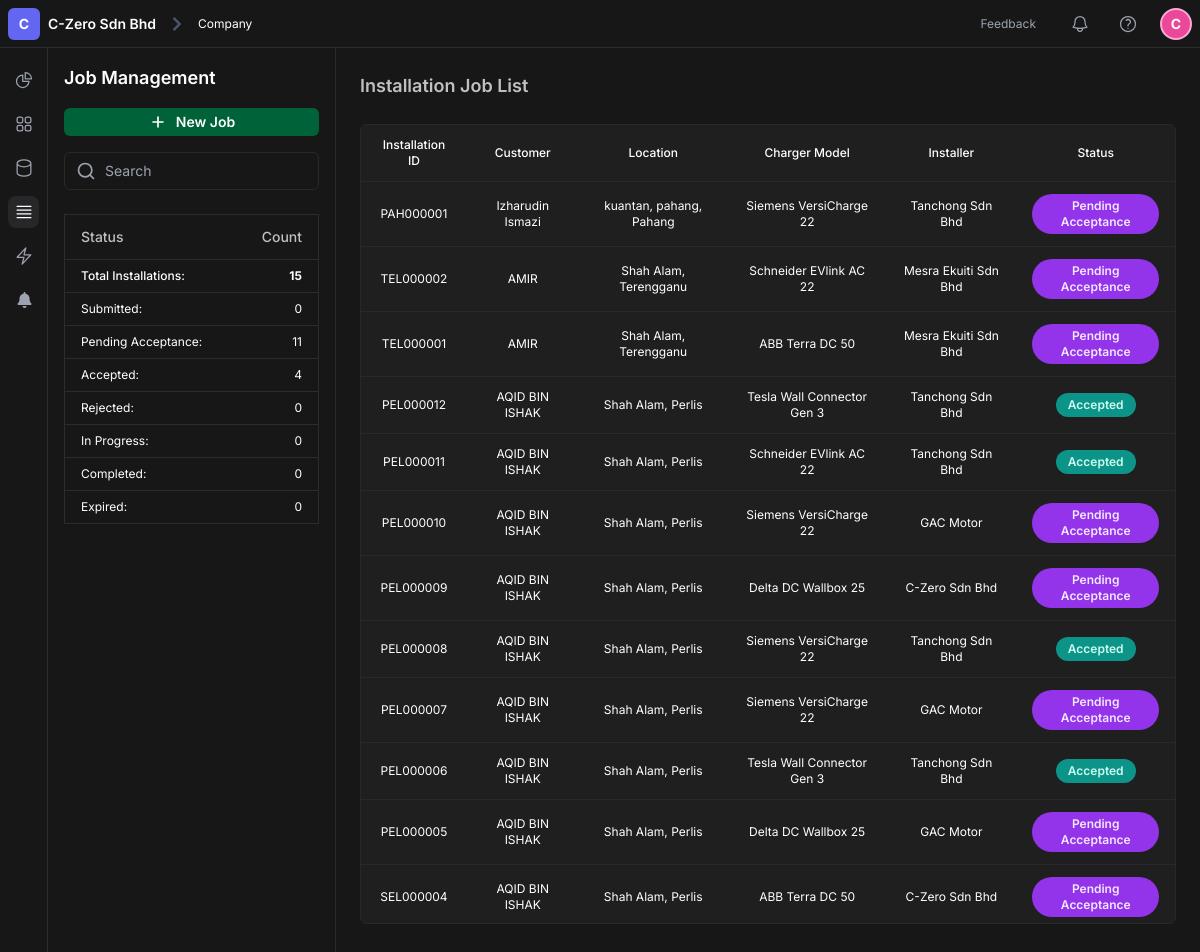
The page /auth/admin/installations/ (signed in) on the database its author committed.
### accounts/models/installation_models.py (models this page shows, shortened)
class Installation(models.Model):
    STATUS_CHOICES = [
        ('SUBMITTED', 'Submitted'),
        ('PENDING_ACCEPTANCE', 'Pending Acceptance'),
        ('ACCEPTED', 'Accepted'),
        ('REJECTED', 'Rejected'),
        ('IN_PROGRESS', 'In Progress'),
        ('COMPLETED', 'Completed'),
        ('EXPIRED', 'Expired'),
    ]
    installation_id = models.CharField(
        max_length=50, unique=True, editable=False,
        help_text="Unique identifier for the installation job."
    )
    customer = models.ForeignKey(
        Customer,
        on_delete=models.CASCADE,
        related_name='installations',
        help_text="The customer associated with this installation."
    )
    charger_model = models.ForeignKey(
        ChargerModel,
        on_delete=models.PROTECT,
        related_name='installations',
        help_text="The charger model to be installed."
    )
    assigned_installer = models.ForeignKey(
        CustomUser, # Link to your InstallerProfile model
        on_delete=models.SET_NULL,
        null=True,
        blank=True,
        related_name='assigned_installations_directly',
        help_text="The CustomUser id to bind directly for notifications."
    )
    installer = models.ForeignKey(
        InstallerProfile, # Link to your InstallerProfile model
        on_delete=models.SET_NULL,
        null=True,
        blank=True,
        related_name='assigned_installations',
        help_text="The installer assigned to this job. Can be null if unassigned."
    )
    installation_created_date = models.DateField(
        null=True,
        blank=True,
        help_text="The date when the installation job was originally created."
    )
    status = models.CharField(
        max_length=20,
        choices=STATUS_CHOICES,
        default='SUBMITTED', # Set default to 'SUBMITTED' as per documentation
        help_text="The current status of the installation job."
    )
    notes = models.TextField(
        blank=True,
        null=True,
        help_text="Any additional notes or comments for the installation."
    )
    created_at = models.DateTimeField(
        auto_now_add=True,
        help_text="Timestamp when the record was first created."
    )
    updated_at = models.DateTimeField(
        auto_now=True,
        help_text="Timestamp of the last update to the record."
    )
    assignment_expires_at = models.DateTimeField(
        null=True,
        blank=True,
        help_text="Crucial Field. Timestamp for when the installer's offer to accept expires. Null if not pending."
    )

class Customer(models.Model):
    STATE_CHOICES = [
    ('', 'Choose State'),  # Placeholder
    ('Johor', 'Johor'),
    ('Kedah', 'Kedah'),
    ('Kelantan', 'Kelantan'),
    ('Melaka', 'Melaka'),
    ('Negeri Sembilan', 'Negeri Sembilan'),
    ('Pahang', 'Pahang'),
    ('Penang', 'Penang'),
    ('Perak', 'Perak'),
    ('Perlis', 'Perlis'),
    ('Sabah', 'Sabah'),
    ('Sarawak', 'Sarawak'),
    ('Selangor', 'Selangor'),
    ('Terengganu', 'Terengganu'),
    ('Kuala Lumpur', 'Kuala Lumpur'),
    ('Labuan', 'Labuan'),
    ('Putrajaya', 'Putrajaya'),
]
    HOUSE_TYPE_CHOICES = [
        ('L', 'Landed House'),
        ('H', 'High-Rise'),
    ]
    name = models.CharField(max_length=200)
    contact_person = models.CharField(max_length=100, blank=True, null=True)
    email = models.EmailField(null=True, blank=True)
    phone_number = models.CharField(max_length=20, blank=True, null=True)
    address = models.TextField()
    city = models.CharField(max_length=100)
    state = models.CharField(max_length=20, choices=STATE_CHOICES, blank=True)
    house_type = models.CharField(max_length=1, choices=HOUSE_TYPE_CHOICES, default='L')  # L or H
    postcode = models.CharField(max_length=10)

class ChargerModel(models.Model):
    CHARGER_MODEL_CHOICES = [
        ('ABB Terra AC 22', 'ABB Terra AC 22'),
        ('ABB Terra DC 50', 'ABB Terra DC 50'),
        ('Delta DC Wallbox 25', 'Delta DC Wallbox 25'),
        ('Schneider EVlink AC 22', 'Schneider EVlink AC 22'),
        ('Siemens VersiCharge 22', 'Siemens VersiCharge 22'),
        ('Tesla Wall Connector Gen 3', 'Tesla Wall Connector Gen 3'),
    ]
    manufacturer = models.CharField(max_length=100)
    model_name = models.CharField(
        max_length=100,
        choices=CHARGER_MODEL_CHOICES,
        help_text="Select the charger model"
    )
    power_rating_kw = models.DecimalField(max_digits=5, decimal_places=2)
    connector_type = models.CharField(max_length=20)
    description = models.TextField(blank=True, null=True)

### accounts/models/installer_models.py (models this page shows, shortened)
class InstallerProfile(models.Model):
    user = models.OneToOneField(CustomUser, on_delete=models.CASCADE, null=True, blank=True, help_text="The CustomUser account associated with this installer" \
    "profile.")
    company_name = models.CharField(max_length=255, null=True, blank=True)
    company_ssm_number = models.CharField(max_length=100, null=True, blank=True)
    operational_states = models.ManyToManyField(State, blank=True)
    company_address = models.TextField(null=True, blank=True)
    year_established = models.PositiveIntegerField(null=True, blank=True)
    epf_contributors = models.PositiveIntegerField(null=True, blank=True)
    pic_name = models.CharField(max_length=255, null=True, blank=True)
    pic_designation = models.CharField(max_length=100, null=True, blank=True)
    pic_contact_number = models.CharField(max_length=20, null=True, blank=True)
    pic_email = models.EmailField(null=True, blank=True)
    is_st_registered = models.BooleanField(default=False)
    license_class = models.CharField(max_length=10, choices=LICENSE_CLASS_CHOICES, null=True, blank=True)
    st_certificate = models.FileField(upload_to=upload_to_cert, null=True, blank=True)
    is_cidb_registered = models.BooleanField(default=False)
    cidb_category = models.CharField(max_length=100, choices=CIDB_CATEGORY_CHOICES, null=True, blank=True)
    cidb_grade = models.CharField(max_length=10, choices=CIDB_GRADE_CHOICES, null=True, blank=True)
    cidb_certificate = models.FileField(upload_to=upload_to_cert, null=True, blank=True)
    is_sst_registered = models.BooleanField(default=False)
    sst_number = models.CharField(max_length=100, null=True, blank=True)
    sst_certificate = models.FileField(upload_to=upload_to_cert, null=True, blank=True)
    plwc_has_insurance = models.BooleanField(default=False)
    insurance_certificate = models.FileField(upload_to=upload_to_cert, null=True, blank=True)
    coi_history = models.BooleanField(default=False)
    coi_certificate = models.FileField(upload_to=upload_to_cert, null=True, blank=True)
    registration_status = models.CharField(
        max_length=20,
        choices=STATUS_CHOICES,
        default='incomplete'
    )
    created_at = models.DateTimeField(auto_now_add=True)
    def __str__(self):
        return f"{self.company_name or 'Unnamed Installer Profile'}"

### accounts/views/installation_views.py (the view, shortened to what this page needs)
# urls.py: path('admin/installations/', views.installation_list_view, name='installation_list'),
@login_required
def installation_list_view(request):
    if request.user.role == '1':  # Admin
        installations_queryset = Installation.objects.all().order_by('-created_at')
        page_title = "Admin Dashboard - All Installations"
    else:
        return HttpResponseForbidden("You do not have permission to view this page.")
    status_counts_queryset = Installation.objects.values('status').annotate(count=Count('status'))
    status_counts = {item['status']: item['count'] for item in status_counts_queryset}
    total_installations = Installation.objects.count()
    context = {
        'installations': installations_queryset,  # This is for the table
        'page_title': page_title,
        'total_installations': total_installations, # This is for the sidebar
        'status_counts': status_counts,
        'STATUS_CHOICES': Installation.STATUS_CHOICES,
    }
    return render(request, 'accounts/admin/admin_installation_list.html', context)

### accounts/templates/accounts/admin/admin_installation_list.html
{% extends 'base.html' %}
{% block content %}
{% load custom_filters %}
<div class="flex min-h-screen bg-[#171717] text-[#c0c0c0] ">
    <aside class="w-72 flex-shrink-0 bg-[#171717] p-4 border-r border-[#292929]">
        <div class="flex flex-col h-full">
            <h1 class="text-lg font-semibold mb-4 text-white">Job Management</h1>
            <a href="{% url 'create_installation' %}"
            class="flex items-center text-sm justify-center w-full h-7 bg-[#006239] hover:bg-green-700 text-white font-semibold py-2 px-4 rounded-md mb-4 transition duration-200">
                <svg class="w-5 h-5 mr-2" fill="none" stroke="currentColor" viewBox="0 0 24 24"
                    xmlns="http://www.w3.org/2000/svg">
                    <path stroke-linecap="round" stroke-linejoin="round" stroke-width="2"
                        d="M12 6v6m0 0v6m0-6h6m-6 0H6"></path>
                </svg>
                New Job
            </a>
            <form method="get" action="">
                <div class="relative mb-6">
                    <span class="absolute inset-y-0 left-0 flex items-center pl-3">
                        <svg class="w-5 h-5 text-gray-400" viewBox="0 0 24 24" fill="none"
                             stroke="currentColor" stroke-width="2" stroke-linecap="round"
                             stroke-linejoin="round">
                            <circle cx="11" cy="11" r="8"></circle>
                            <line x1="21" y1="21" x2="16.65" y2="16.65"></line>
                        </svg>
                    </span>
                    <input type="text" name="q" value="{{ request.GET.q }}" placeholder="Search"
                           class="w-full py-2 pl-10 pr-4 text-sm text-white bg-[#171717] border border-[#292929] rounded-md focus:outline-none focus:border-[#292929]"/>
                </div>
            </form>
            <div class="flex flex-col text-sm text-[#c0c0c0]">
                <table class="min-w-full text-sm bg-[#171717] text-white rounded-md shadow-sm border border-[#2c2c2c] mb-4">
                    <thead class="bg-[#171717] text-[#c0c0c0] border-b border-[#2c2c2c]">
                        <tr>
                            <th class="px-4 py-3 text-left text-sm font-medium rounded-tl-md">Status</th>
                            <th class="px-4 py-3 text-right text-sm font-medium rounded-tr-md">Count</th>
                        </tr>
                    </thead>
                    <tbody>
                        <tr class="hover:bg-[#2c2c2c] transition duration-150 border-b border-[#2c2c2c]">
                            <td class="px-4 py-2 text-xs font-medium">Total Installations:</td>
                            <td class="px-4 py-2 text-right text-white text-xs font-bold">{{ total_installations }}</td>
                        </tr>
                        {% for status_key, status_label in STATUS_CHOICES %}
                        <tr class="hover:bg-[#2c2c2c] transition duration-150 border-b last:border-b-0 border-[#2c2c2c]">
                            <td class="px-4 py-2 text-xs">{{ status_label }}:</td>
                            <td class="px-4 py-2 text-right text-white text-xs">{{ status_counts|get_item:status_key|default:0 }}</td>
                        </tr>
                        {% endfor %}
                    </tbody>
                </table>
            </div>
        </div>
    </aside>
    <main class="flex-1 p-6">
        <div class="max-w-8xl mx-auto">
            <h2 class="text-lg font-semibold text-[#c0c0c0] mb-6">Installation Job List</h2>
            <div class="overflow-x-auto">
                <div class="max-h-[800px] overflow-y-auto hide-scrollbar border border-[#292929] rounded-md shadow-sm">
                    <table class="min-w-full text-xs bg-[#1f1f1f] text-white">
                        <thead class="sticky top-0 bg-[#1f1f1f] z-10 border-b border-[#292929]">
                            <tr>
                                <th class="px-4 py-3 text-center text-xs font-medium rounded-tl-md">Installation ID</th>
                                <th class="px-4 py-3 text-center text-xs font-medium">Customer</th>
                                <th class="px-4 py-3 text-center text-xs font-medium">Location</th>
                                <th class="px-4 py-3 text-center text-xs font-medium">Charger Model</th>
                                <th class="px-4 py-3 text-center text-xs font-medium">Installer</th>
                                <th class="px-4 py-3 text-center text-xs font-medium rounded-tr-md">Status</th>
                            </tr>
                        </thead>
                        <tbody>
                            {% for installation in installations %}
                            <tr class="hover:bg-[#2c2c2c] transition duration-150 border-t border-[#292929] cursor-pointer"
                        onclick="window.location.href = '{% url 'installation_detail' installation.installation_id %}';">
                                <td class="px-4 py-3 text-center text-xs">{{ installation.installation_id }}</td>
                                <td class="px-4 py-3 text-center text-xs">{{ installation.customer.name }}</td>
                                <td class="px-4 py-3 text-center text-xs">{{ installation.customer.city }}, {{ installation.customer.state }}</td>
                                <td class="px-4 py-3 text-center text-xs">{{ installation.charger_model.model_name }}</td>
                                <td class="px-4 py-3 text-center text-xs">{{ installation.installer|default:"-" }}</td>
                                <td class="px-4 py-3 text-center text-xs">
                                    {% if installation.status == 'COMPLETED' %}
                                    <span class="inline-block px-3 py-1 text-xs font-semibold text-green-100 bg-[#006239] rounded-full">Completed</span>
                                    {% elif installation.status == 'IN_PROGRESS' %}
                                    <span class="inline-block px-3 py-1 text-xs font-semibold text-yellow-100 bg-yellow-600 rounded-full">In Progress</span>
                                    {% elif installation.status == 'SCHEDULED' %}
                                    <span class="inline-block px-3 py-1 text-xs font-semibold text-gray-100 bg-gray-500 rounded-full">Scheduled</span>
                                    {% elif installation.status == 'ON_HOLD' %}
                                    <span class="inline-block px-3 py-1 text-xs font-semibold text-orange-100 bg-orange-600 rounded-full">On Hold</span>
                                    {% elif installation.status == 'SUBMITTED' %}
                                    <span class="inline-block px-3 py-1 text-xs font-semibold text-indigo-100 bg-indigo-600 rounded-full">Submitted</span>
                                    {% elif installation.status == 'PENDING_ACCEPTANCE' %}
                                    <span class="inline-block px-3 py-1 text-xs font-semibold text-purple-100 bg-purple-600 rounded-full">Pending Acceptance</span>
                                    {% elif installation.status == 'ACCEPTED' %}
                                    <span class="inline-block px-3 py-1 text-xs font-semibold text-teal-100 bg-teal-600 rounded-full">Accepted</span>
                                    {% elif installation.status == 'REJECTED' %}
                                    <span class="inline-block px-3 py-1 text-xs font-semibold text-red-100 bg-red-600 rounded-full">Rejected</span>
                                    {% elif installation.status == 'EXPIRED' %}
                                    <span class="inline-block px-3 py-1 text-xs font-semibold text-zinc-100 bg-zinc-600 rounded-full">Expired</span>
                                    {% else %}
                                    <span class="inline-block px-3 py-1 text-xs font-semibold text-red-100 bg-red-600 rounded-full">{{ installation.status }}</span>
                                    {% endif %}
                                </td>
                            </tr>
                            {% empty %}
                            <tr>
                                <td colspan="8" class="px-4 py-6 text-center text-xs text-[#c0c0c0]">No installations found.</td>
                            </tr>
                            {% endfor %}
                        </tbody>
                    </table>
                </div>
            </div>
        </div>
    </main>
</div>
{% endblock %}

### rows shown on the page
Installation: installation_id "PAH000001", customer.name "Izharudin Ismazi", customer.city "kuantan, pahang", customer.state "Pahang", charger_model.model_name "Siemens VersiCharge 22", installer "Tanchong Sdn Bhd", shows "Pending Acceptance"
Installation: installation_id "TEL000002", customer.name "AMIR", customer.city "Shah Alam", customer.state "Terengganu", charger_model.model_name "Schneider EVlink AC 22", installer "Mesra Ekuiti Sdn Bhd", shows "Pending Acceptance"
Installation: installation_id "TEL000001", customer.name "AMIR", customer.city "Shah Alam", customer.state "Terengganu", charger_model.model_name "ABB Terra DC 50", installer "Mesra Ekuiti Sdn Bhd", shows "Pending Acceptance"
Installation: installation_id "PEL000012", customer.name "AQID BIN ISHAK", customer.city "Shah Alam", customer.state "Perlis", charger_model.model_name "Tesla Wall Connector Gen 3", installer "Tanchong Sdn Bhd", status "Accepted"
Installation: installation_id "PEL000011", customer.name "AQID BIN ISHAK", customer.city "Shah Alam", customer.state "Perlis", charger_model.model_name "Schneider EVlink AC 22", installer "Tanchong Sdn Bhd", status "Accepted"
Installation: installation_id "PEL000010", customer.name "AQID BIN ISHAK", customer.city "Shah Alam", customer.state "Perlis", charger_model.model_name "Siemens VersiCharge 22", installer "GAC Motor", shows "Pending Acceptance"
Installation: installation_id "PEL000009", customer.name "AQID BIN ISHAK", customer.city "Shah Alam", customer.state "Perlis", charger_model.model_name "Delta DC Wallbox 25", installer "C-Zero Sdn Bhd", shows "Pending Acceptance"
Installation: installation_id "PEL000008", customer.name "AQID BIN ISHAK", customer.city "Shah Alam", customer.state "Perlis", charger_model.model_name "Siemens VersiCharge 22", installer "Tanchong Sdn Bhd", status "Accepted"
Installation: installation_id "PEL000007", customer.name "AQID BIN ISHAK", customer.city "Shah Alam", customer.state "Perlis", charger_model.model_name "Siemens VersiCharge 22", installer "GAC Motor", shows "Pending Acceptance"
Installation: installation_id "PEL000006", customer.name "AQID BIN ISHAK", customer.city "Shah Alam", customer.state "Perlis", charger_model.model_name "Tesla Wall Connector Gen 3", installer "Tanchong Sdn Bhd", status "Accepted"
Installation: installation_id "PEL000005", customer.name "AQID BIN ISHAK", customer.city "Shah Alam", customer.state "Perlis", charger_model.model_name "Delta DC Wallbox 25", installer "GAC Motor", shows "Pending Acceptance"
Installation: installation_id "SEL000004", customer.name "AQID BIN ISHAK", customer.city "Shah Alam", customer.state "Perlis", charger_model.model_name "ABB Terra DC 50", installer "C-Zero Sdn Bhd", shows "Pending Acceptance"

### other values the page prints
{{ current_company }} "Company"
{{ company_initial }} "C"
{{ total_installations }} "15"
{{ status_label }} "Submitted" "Pending Acceptance" "Accepted" "Rejected" "In Progress" "Completed" "Expired"
{{ status_counts|get_item:status_key|default:0 }} "0" "11" "4" "0" "0" "0" "0"
